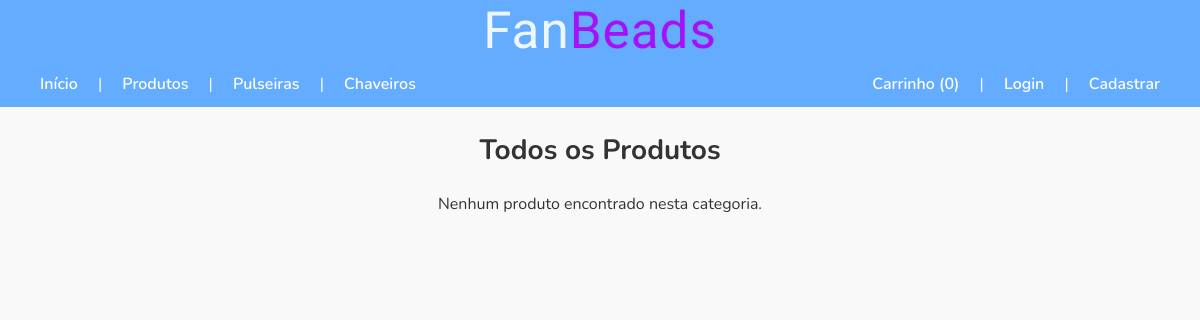
The app's page /produtos, older data.
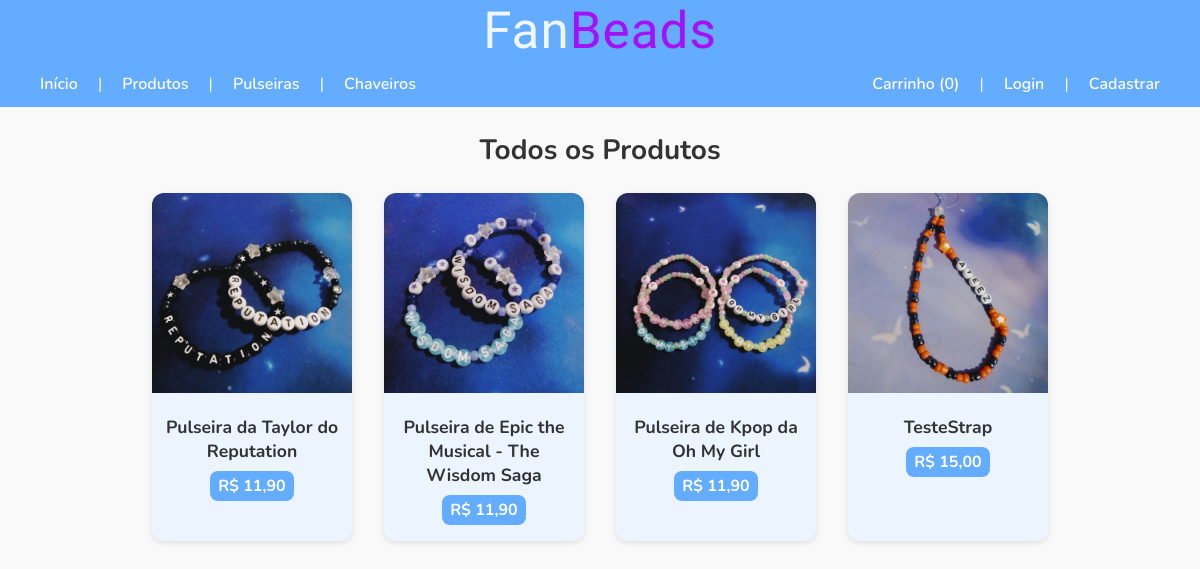
The same page, newer data.
### tables this page shows
CREATE TABLE `produto` (
  `id_produto` int(11) NOT NULL,
  `nome` varchar(255) NOT NULL,
  `descricao` text DEFAULT NULL,
  `preco` decimal(10,2) NOT NULL,
  `imagem` varchar(255) DEFAULT NULL,
  `categoria_id` int(11) NOT NULL
);

### Controllers/produtoController.class.php (called while the page is built, shortened)
<?php
class ProdutoController
{
    private ProdutoDAO $produtoDAO;
    public function __construct()
    {
        $this->produtoDAO = new ProdutoDAO();
    }
    public function listar(): void
    {
        $produtos = $this->produtoDAO->buscarTodos();
        $categoriaNome = 'Todos os Produtos';
        require 'Views/listar_produtos.php';
    }
}

### index.php (called while the page is built, shortened)
<?php
spl_autoload_register(function ($className) {
    $directories = ['Controllers/', 'Models/'];
    foreach ($directories as $dir) {
        $file = __DIR__ . '/' . $dir . $className . '.class.php';
        if (file_exists($file)) {
            return;
        }
    }
});
require_once 'rotas.php';
$method = $_SERVER['REQUEST_METHOD'];
$uri = parse_url($_SERVER['REQUEST_URI'], PHP_URL_PATH);
$baseDir = '/fanbeads';
if (str_starts_with($uri, $baseDir)) {
    $uri = substr($uri, strlen($baseDir));
}
$router->handleRequest($method, $uri);

### Models/Conexao.class.php (called while the page is built, shortened)
<?php
class Conexao
{
    private static ?PDO $instance = null;
    public static function getInstancia(): PDO
    {
        if (self::$instance === null) {
            $dsn = 'mysql:host=localhost;dbname=fanbeads;charset=utf8mb4';
            $user = 'root';
            $pass = '';
            self::$instance = new PDO($dsn, $user, $pass);
            self::$instance->setAttribute(PDO::ATTR_ERRMODE, PDO::ERRMODE_EXCEPTION);
        }
        return self::$instance;
    }
}

### Models/ProdutoDAO.class.php (called while the page is built, shortened)
<?php
class ProdutoDAO
{
    private PDO $db;
    public function __construct()
    {
        $this->db = Conexao::getInstancia();
    }
    private function mapearProduto(array $row): Produto
    {
        $categoria = new Categoria();
        $categoria->setId((int) $row['categoria_id']);
        $categoria->setNome($row['nome_categoria']);
        $produto = new Produto();
        $produto->setId((int) $row['id_produto']);
        $produto->setNome($row['nome']);
        $produto->setDescricao($row['descricao']);
        $produto->setPreco((float) $row['preco']);
        $produto->setImagem($row['imagem']);
        $produto->setCategoria($categoria);
        return $produto;
    }
    public function buscarTodos(): array
    {
        $sql = "SELECT p.*, c.nome AS nome_categoria, c.id_categoria
                FROM produto p
                JOIN categoria c ON p.categoria_id = c.id_categoria
                ORDER BY p.nome ASC";
        $stmt = $this->db->query($sql);
        $produtos = [];
        while ($row = $stmt->fetch(PDO::FETCH_ASSOC)) {
            $produtos[] = $this->mapearProduto($row);
        }
        return $produtos;
    }
}

### Models/Produto.class.php (called while the page is built, shortened)
<?php
class Produto
{
    private int $id_produto;
    private string $nome;
    private float $preco;
    private string $imagem;
    public function getId(): int { return $this->id_produto; }
    public function getNome(): string { return $this->nome; }
    public function getPreco(): float { return $this->preco; }
    public function getImagem(): string { return $this->imagem; }
    public function setId(int $id): void { $this->id_produto = $id; }
    public function setNome(string $nome): void { $this->nome = $nome; }
    public function setPreco(float $preco): void { $this->preco = $preco; }
    public function setImagem(string $imagem): void { $this->imagem = $imagem; }
}

### Views/listar_produtos.php (the view, shortened to what this page needs)
<!DOCTYPE html>
<html lang="pt-br">
<head>
    <link rel="stylesheet" href="/fanbeads/assets/css/style.css">
</head>
<body>
    <?php require 'Views/menu.php'; ?>
    <main class="product-page">
        <h1><?= htmlspecialchars($categoriaNome ?? 'Produtos') ?></h1>
        <div class="cards">
            <?php if (empty($produtos)): ?>
                <p class="no-products-message">Nenhum produto encontrado nesta categoria.</p>
            <?php else: ?>
                <?php foreach ($produtos as $p): ?>
                    <div class="card">
                        <a href="/fanbeads/detalhes?id=<?= $p->getId() ?>">
                            <img src="/fanbeads/assets/img/<?= htmlspecialchars($p->getImagem()) ?>" alt="<?= htmlspecialchars($p->getNome()) ?>">
                        </a>
                        <h3>
                            <a href="/fanbeads/detalhes?id=<?= $p->getId() ?>">
                                <?= htmlspecialchars($p->getNome()) ?>
                            </a>
                        </h3>
                        <p>R$ <?= number_format($p->getPreco(), 2, ',', '.') ?></p>
                    </div>
                <?php endforeach; ?>
            <?php endif; ?>
        </div>
    </main>
</body>
</html>

### rotas.php (shortened to what this page needs)
<?php
class Router
{
    private array $routes = [];
    public function get(string $path, array $handler): void
    {
        $this->routes['GET'][$path] = $handler;
    }
    public function post(string $path, array $handler): void
    {
        $this->routes['POST'][$path] = $handler;
    }
    public function handleRequest(string $method, string $uri): void
    {
        if (isset($this->routes[$method][$uri])) {
            [$class, $func] = $this->routes[$method][$uri];
            (new $class)->$func();
        } else {
            http_response_code(404);
            echo "Erro 404: Página não encontrada.";
        }
    }
}

### Views/menu.php (shortened to what this page needs)
<?php
$totalItensCarrinho = 0;
?>
<header>
    <div class="brand">
        <a href="/fanbeads/">
            <h1>Fan<span>Beads</span></h1>
        </a>
    </div>
    <nav class="main-menu">
        <div class="menu-left">
            <a href="/fanbeads/">Início</a>
            <span class="pipe">|</span>
            <a href="/fanbeads/produtos">Produtos</a>
            <span class="pipe">|</span>
            <a href="/fanbeads/pulseiras">Pulseiras</a>
            <span class="pipe">|</span>
            <a href="/fanbeads/chaveiros">Chaveiros</a>
        </div>
        <div class="menu-right">
            <a href="/fanbeads/carrinho">Carrinho (<?= $totalItensCarrinho ?>)</a>
            <span class="pipe">|</span>
            <?php if (isset($_SESSION['user'])): ?>
                <span>Olá, <?= htmlspecialchars($_SESSION['user']['username']) ?></span>
                <span class="pipe">|</span>
                <a href="/fanbeads/meus-pedidos">Meus Pedidos</a>
                <span class="pipe">|</span>
                <a href="/fanbeads/logout">Sair</a>
            <?php else: ?>
                <a href="/fanbeads/login">Login</a>
                <span class="pipe">|</span>
                <a href="/fanbeads/register">Cadastrar</a>
            <?php endif; ?>
        </div>
    </nav>
</header>

### assets/css/style.css (style rules this page uses)
:root { --color-primary: #63acff; --color-primary-dark: #5a9be0; --color-blue-darker:#4e17a5; --color-secondary: #AD00F9; --color-success: #28a745; --color-success-dark: #218838; --color-danger: #ff6363; --color-danger-dark: #e04a4a; --color-info: #6c757d; --color-info-dark: #5a6268; --color-light-bg: #f9f9f9; --color-card-bg: #ebf4ff; --color-white: #fff; --color-text: #333; --color-text-muted: #666; --color-border: #ddd; --color-table-header: #f1f1f1; --font-body: 'Nunito', sans-serif; --font-heading: 'Patrick Hand SC', cursive; --border-radius: 0.75rem; --card-width: 200px; --gap: 2rem; }
* { box-sizing: border-box; margin: 0; padding: 0; }
body { font-family: var(--font-body); background-color: var(--color-light-bg); color: var(--color-text); }
header { background-color: var(--color-primary); color: var(--color-white); }
header .brand { text-align: center; }
header .brand h1 { font-family: var(--font-heading); font-weight: normal; font-size: 3.2rem; letter-spacing: 1px; }
header .brand h1 span { color: var(--color-secondary); }
nav.main-menu { display: flex; justify-content: space-between; align-items: center; padding: 0.75rem 2rem; }
nav.main-menu a { font-weight: 600; font-size: 1rem; color: var(--color-white); text-decoration: none; margin: 0 0.5rem; }
.menu-left .pipe, .menu-right .pipe { margin: 0 0.5rem; color: var(--color-white); }
header .brand a { color: inherit; text-decoration: none; }
.cards { display: flex; flex-wrap: wrap; justify-content: center; gap: var(--gap); padding: 0 2rem 2rem; }
.card { flex-basis: var(--card-width); background-color: var(--color-card-bg); border-radius: var(--border-radius); box-shadow: 0 2px 6px rgba(0,0,0,0.1); overflow: hidden; text-align: center; padding-bottom: 1rem; }
.card img { width: 100%; height: 200px; object-fit: cover; }
.card h3 { font-weight: 700; margin: 1rem 0.5rem 0.5rem; font-size: 1.1rem; }
.card p { display: inline-block; background-color: var(--color-primary); color: var(--color-white); padding: 0.25rem 0.5rem; border-radius: 0.5rem; font-weight: bold; }
.card h3 a { color: inherit; text-decoration: none; }
.product-page h1, .cart-page h1, .order-history-page h1, section h2 { font-weight: 700; margin: 1.5rem 2rem; font-size: 1.75rem; text-align: center; }

Row changes from the older to the newer data that the page shows:
added produto: imagem (picture), nome "Pulseira da Taylor do Reputation", preco "11,90"
added produto: imagem (picture), nome "Pulseira de Epic the Musical - The Wisdom Saga", preco "11,90"
added produto: imagem (picture), nome "Pulseira de Kpop da Oh My Girl", preco "11,90"
added produto: imagem (picture), nome "TesteStrap", preco "15,00"
Text that changed along with them:
text no longer shown: "Nenhum produto encontrado nesta categoria."
